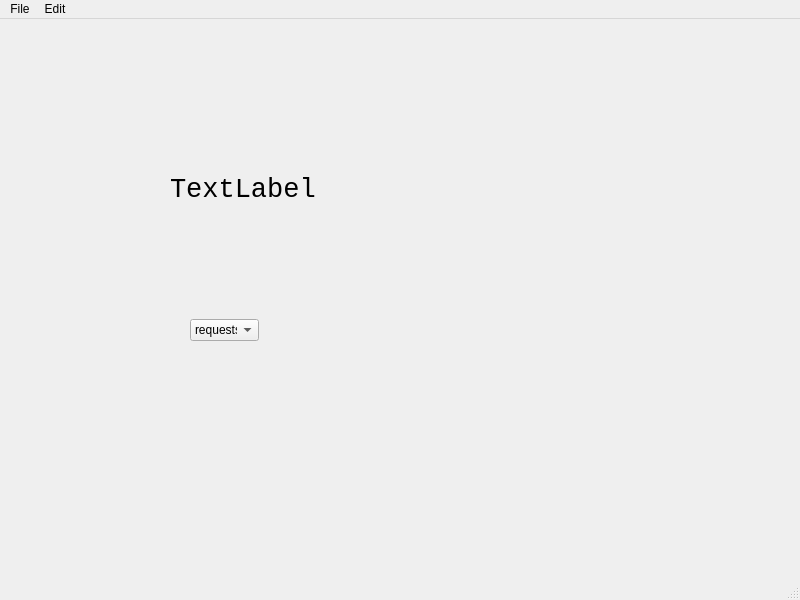
<?xml version="1.0" encoding="UTF-8"?>
<ui version="4.0">
 <class>MainWindow</class>
 <widget class="QMainWindow" name="MainWindow">
  <property name="geometry">
   <rect>
    <x>0</x>
    <y>0</y>
    <width>800</width>
    <height>600</height>
   </rect>
  </property>
  <property name="windowTitle">
   <string>MainWindow</string>
  </property>
  <widget class="QWidget" name="centralwidget">
   <widget class="QLabel" name="label">
    <property name="geometry">
     <rect>
      <x>170</x>
      <y>140</y>
      <width>281</width>
      <height>61</height>
     </rect>
    </property>
    <property name="font">
     <font>
      <family>Consolas</family>
      <pointsize>20</pointsize>
     </font>
    </property>
    <property name="text">
     <string>TextLabel</string>
    </property>
   </widget>
   <widget class="QComboBox" name="comboBox">
    <property name="geometry">
     <rect>
      <x>190</x>
      <y>300</y>
      <width>69</width>
      <height>22</height>
     </rect>
    </property>
    <property name="editable">
     <bool>false</bool>
    </property>
    <property name="minimumContentsLength">
     <number>0</number>
    </property>
    <item>
     <property name="text">
      <string>requests</string>
     </property>
    </item>
    <item>
     <property name="text">
      <string>selenium</string>
     </property>
    </item>
   </widget>
  </widget>
  <widget class="QMenuBar" name="menubar">
   <property name="geometry">
    <rect>
     <x>0</x>
     <y>0</y>
     <width>800</width>
     <height>21</height>
    </rect>
   </property>
   <widget class="QMenu" name="menuFile">
    <property name="title">
     <string>File</string>
    </property>
    <addaction name="actionNew_file"/>
    <addaction name="actionQuit"/>
   </widget>
   <widget class="QMenu" name="menuEdit">
    <property name="title">
     <string>Edit</string>
    </property>
    <addaction name="actionCopy"/>
    <addaction name="actionPaste"/>
   </widget>
   <addaction name="menuFile"/>
   <addaction name="menuEdit"/>
  </widget>
  <widget class="QStatusBar" name="statusbar"/>
  <action name="actionNew_file">
   <property name="text">
    <string>New File</string>
   </property>
  </action>
  <action name="actionQuit">
   <property name="text">
    <string>Quit</string>
   </property>
   <property name="statusTip">
    <string>quit the program</string>
   </property>
   <property name="shortcut">
    <string>Ctrl+Q</string>
   </property>
  </action>
  <action name="actionCopy">
   <property name="text">
    <string>Copy</string>
   </property>
  </action>
  <action name="actionPaste">
   <property name="text">
    <string>Paste</string>
   </property>
  </action>
 </widget>
 <resources/>
 <connections>
  <connection>
   <sender>actionQuit</sender>
   <signal>triggered()</signal>
   <receiver>MainWindow</receiver>
   <slot>close()</slot>
   <hints>
    <hint type="sourcelabel">
     <x>-1</x>
     <y>-1</y>
    </hint>
    <hint type="destinationlabel">
     <x>399</x>
     <y>299</y>
    </hint>
   </hints>
  </connection>
 </connections>
</ui>
